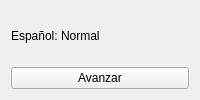
<?xml version="1.0" encoding="UTF-8"?>
<ui version="4.0">
 <class>Panel</class>
 <widget class="QWidget" name="Panel">
  <layout class="QVBoxLayout" name="layout">
   <item><widget class="QLabel" name="message"><property name="text"><string>Español: Normal</string></property></widget></item>
   <item><widget class="QPushButton" name="advance"><property name="text"><string>Avanzar</string></property></widget></item>
  </layout>
 </widget>
 <resources/>
 <connections/>
</ui>
